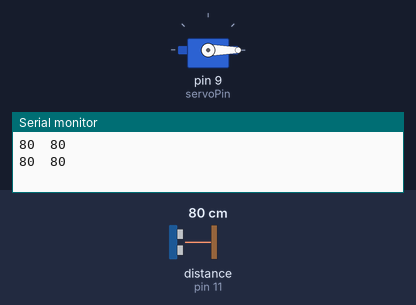
A sketch run on a simulated Arduino Uno, built with avr-gcc and run on an emulated ATmega328P. On the bench: servo, the last lines printed to the serial monitor. Inputs (shaded band) come from the test bench; at power-on: distance to the obstacle (sensor on pin 11) 80 cm. The echo pulse lasts 58.3 µs per cm.

Above: at 1.2 s.
1.3 s: distance to the obstacle (sensor on pin 11) set to 2 cm
At 2.8 s:
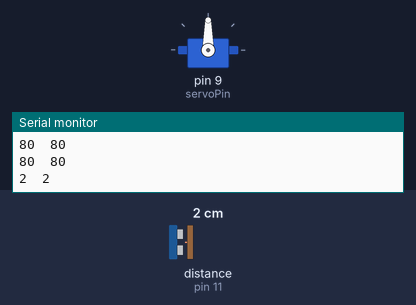
4.5 s: distance to the obstacle (sensor on pin 11) set to 4 cm
At 7.2 s:
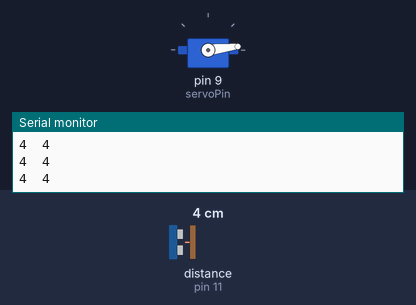
7.5 s: distance to the obstacle (sensor on pin 11) set to 2 cm
At 8.8 s:
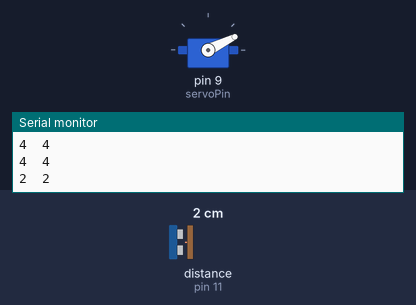
Timing chart, 0 to 11.5 s (numbered marks = the images above; inputs shaded):
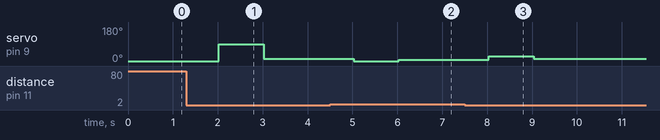

The sketch:

B_BCode.ino
```cpp
#include <Ultrasonic.h>
#include <Servo.h>
#include <PID_v1.h>
#include <ResponsiveAnalogRead.h>

// Pin assignments
const int servoPin = 9;
const int triggerPin = 12;
const int echoPin = 11;

// Distance range for the PID controller
const int minDistance = 3;
const int maxDistance = 30;

const int printInterval = 500; // Print sensor readings every 500 milliseconds (0.5 seconds)

// PID constants
const float Kp = 2.5;
const float Ki = 0.2;
const float Kd = 0.7;

// PID variables
double setpoint, input, output;

// Objects
PID pidController(&input, &output, &setpoint, Kp, Ki, Kd, DIRECT);
ResponsiveAnalogRead analogDistance(0, true);
Servo servo;
Ultrasonic ultrasonic(triggerPin, echoPin);

// Reads and filters the distance from the ultrasonic sensor
float readDistance() {
  int rawDistance = ultrasonic.read();
  analogDistance.update(rawDistance);
  int filteredDistance = analogDistance.getValue();
  return filteredDistance;
}

// Prints the raw and filtered sensor readings to the serial monitor
void printMonitor() {
  Serial.print(ultrasonic.read());
  Serial.print("\t");
  Serial.print(analogDistance.getValue());
  Serial.println("");
  delay(printInterval);
}


void setup() {
  Serial.begin(9600);
  servo.attach(servoPin);
  pidController.SetMode(AUTOMATIC);
  pidController.SetOutputLimits(-90, 90);
}

void loop() {
  setpoint = 8;
  input = readDistance();

  // Check if the distance is 0 (sensor failure)
  if (input == 0) {
    // Set the servo to a fixed angle or turn it off
    servo.write(0);
  }
  else {
    pidController.Compute();
    servo.write(output);
  }

  printMonitor();
  delay(printInterval);
}
```

Measured:
- after the input at 1.3 s, servo on pin 9 (servoPin): 0° → 90° after 0.72 s, → 12° 1.0 s later
- after the input at 4.5 s, servo on pin 9 (servoPin): 12° → 0° after 0.53 s, → 7° 1.0 s later
- after the input at 7.5 s, servo on pin 9 (servoPin): 7° → 26° after 0.54 s, → 12° 1.0 s later, → 13° 1.0 s later
